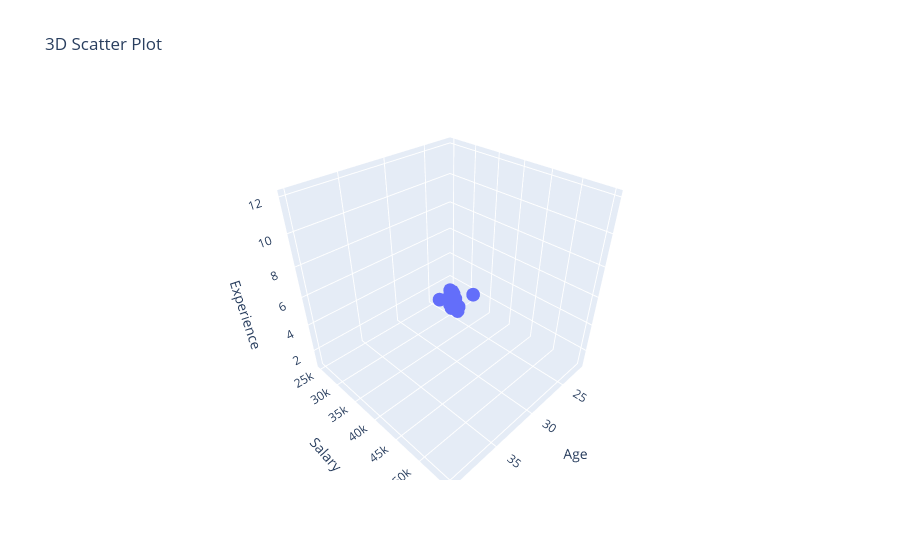

This figure's notebook cell:
### Code cell
import plotly.express as px
scatter_3d_view = px.scatter_3d(df, x = "Age", y = "Salary", z = "Experience", title = "3D Scatter Plot")
scatter_3d_view.show()

### Figure 1 — Plotly figure (JSON) as saved in the notebook; plotly's stock layout.template omitted (floating-point values rounded to 4 significant figures)
{"data": [{"hovertemplate": "Age=%{x}<br>Salary=%{y}<br>Experience=%{z}<extra></extra>", "legendgroup": "", "marker": {"color": "#636efa", "symbol": "circle"}, "mode": "markers", "name": "", "scene": "scene", "showlegend": false, "type": "scatter3d", "x": [22, 25, 29, 24, 30, 35, 40, 36, 28, 22, 23, 25, 26, 24, 31, 29, 27, 33, 35, 38], "y": [25000, 30000, 37000, 28000, 39000, 48000, 55000, 52000, 35000, 26000, 27000, 31000, 33000, 29000, 40000, 36000, 34000, 45000, 47000, 50000], "z": [1.0, 2.0, 4.0, 1.5, 5.0, 8.0, 12.0, 10.0, 4.0, 1.0, 1.2, 2.0, 3.0, 1.8, 5.5, 4.5, 3.2, 7.0, 8.0, 10.0]}], "layout": {"legend": {"tracegroupgap": 0}, "scene": {"domain": {"x": [0, 1], "y": [0, 1]}, "xaxis": {"title": {"text": "Age"}}, "yaxis": {"title": {"text": "Salary"}}, "zaxis": {"title": {"text": "Experience"}}}, "title": {"text": "3D Scatter Plot"}}}
